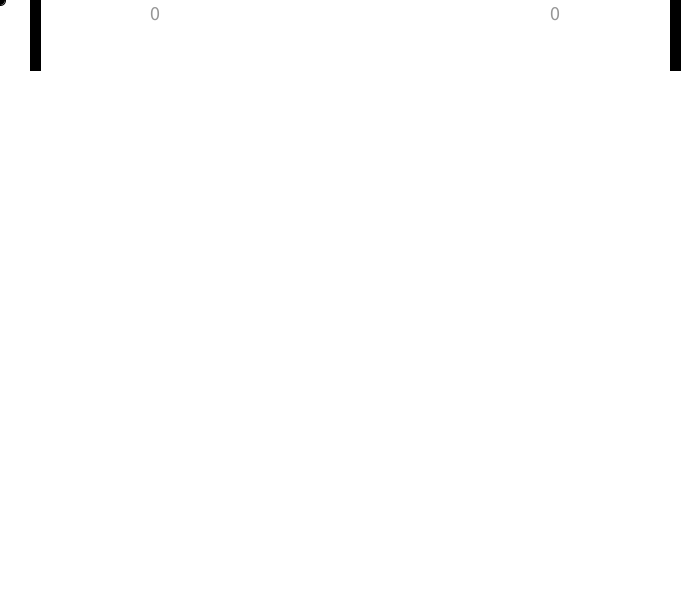
Frame 1 (no input)
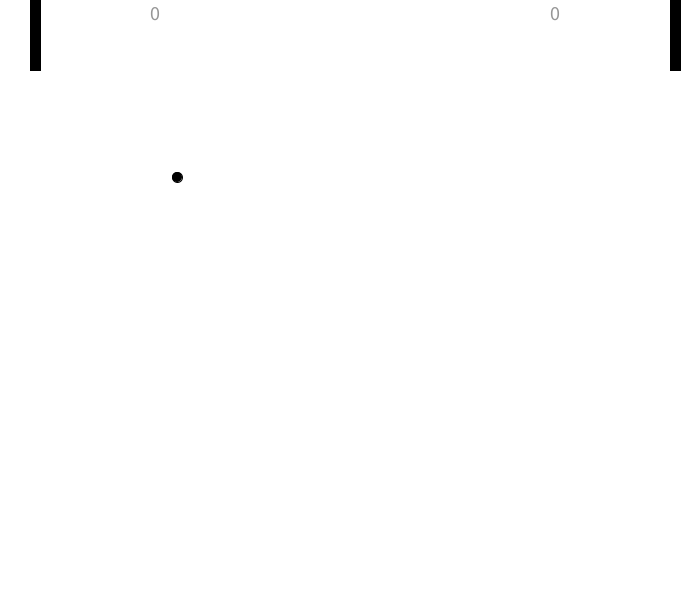
Frame 60 (the mouse pressed at the canvas centre just before this capture)
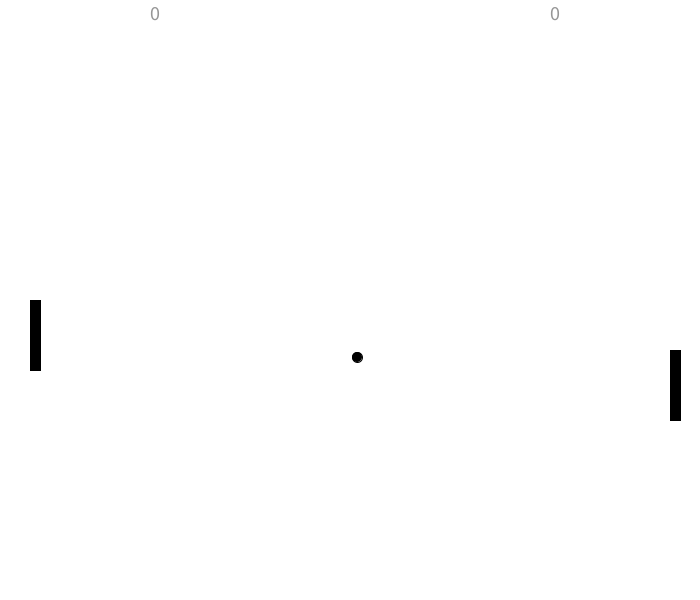
Frame 120 (the mouse held since frame 60 and released just before this capture)

The Processing sketch that drew these frames (run headless with seeded random() and noise(); from frame 60 on, the mouse is pressed at the canvas centre):

// Processing sketch: processing_163489
// ── processing_163489.pde

//hi paul, none of this is working (and I missed a bunch during EOE), but here it is anyway.

int x=0;
int y=0;
int mx=3;
int my=3;
int y1=150;
int p1Score=0;
int p2Score=0;

void setup() {
  size(700, 600);
  frameRate(100);
}
void draw() {
  drawBackground();
  paddleB(width-10, y1);
  paddleA(10, mouseY); 
  ellipse(x, y, 10, 10);
  x+=mx;
  y+=my;

  if (y>height||y<0) {
    my=my*(-1);
  }
  if (x>width) {
    mx=mx*(-1);
    x=width/2;
    y=width/2;
    p1Score+=100;
  }
  if (x<0) {
    mx=mx*(-1);
    x=width/2;
    y=width/2;
    p2Score+=100;
  }
}
void paddleA (int x, int y) {
  int z=0;
  fill(0);
  rect(30, mouseY, 10, 70);
  if (abs(x-30)<40 && abs(y-mouseY)<40) {
    mx=abs(mx);
  }
}
void paddleB (int x, int y) {
  int z=0;
  fill(0);
  rect(width-30, mouseX, 10, 70);
  if (abs(x-(width-30))<40 && abs(y-mouseY)<40) {
    mx=abs(mx);
    println("hit");
  }
}




void KeyPressed() {
  if (key=='w') {
    y1=y1-10;
    if (key=='s') {
      y1=y1+10;
    }
  }
}

void drawBackground() {
  background(255);
  textSize(20);
  fill(150);
  text(p1Score, 150, 20);
  text(p2Score, width-150, 20);
}
